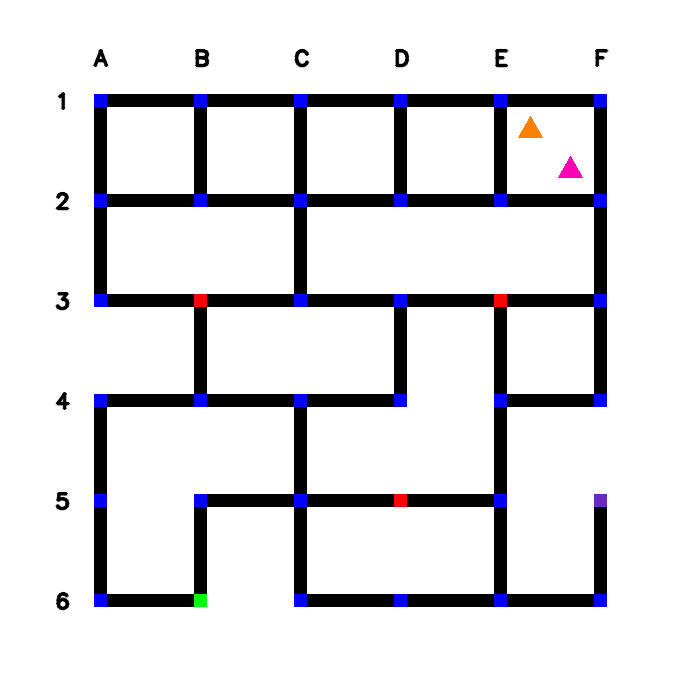
#> input picture Task 4/Task 4B-2/config_image.png, 700 x 700 px, given in place of the camera
$ python alignBot.py
#> lines starting #> are read from the running program, lines starting #| are printed output that depends on the picture; after the words box and inside, x2 and y2 are one past the last pixel; in counts of white or black regions, pixels touching at a corner belong together
import math
import cv2
import numpy as np
import time
import warnings
import RPi.GPIO as GPIO
GPIO.setmode(GPIO.BOARD)
GPIO.setwarnings(False)

warnings.filterwarnings("ignore")

# initializing the pin numbers where motors are connected
L_PWM_PIN1 = 38
L_PWM_PIN2 = 40
R_PWM_PIN2 = 32
R_PWM_PIN1 = 33
L_EN = 31
R_EN = 37
motor_speed = 50
motor_offset = 30
#encoder
enc_l = enc_r = 0
l_enc = 24
r_enc = 26
totalCount = 20
circum = 23 #cm
dia = 23/math.pi
width = 16 #cm
#enc int
def l_int(channel):
    global enc_l
    enc_l += 1

def r_int(channel):
    global enc_r,r
    enc_r += 1

# declare motor pins as output pins
# motors get input from the PWM pins
def motor_pin_setup():
    global L_MOTOR1, L_MOTOR2, R_MOTOR1, R_MOTOR2

    GPIO.setmode(GPIO.BOARD)
    GPIO.setup(R_PWM_PIN1, GPIO.OUT, initial=GPIO.LOW)
    GPIO.setup(R_PWM_PIN2, GPIO.OUT, initial=GPIO.LOW)
    GPIO.setup(L_PWM_PIN1, GPIO.OUT, initial=GPIO.LOW)
    GPIO.setup(L_PWM_PIN2, GPIO.OUT, initial=GPIO.LOW)

    # setting initial PWM frequency for all 4 pins
    L_MOTOR1 = GPIO.PWM(L_PWM_PIN1, 100)
    R_MOTOR1 = GPIO.PWM(R_PWM_PIN1, 100)
    L_MOTOR2 = GPIO.PWM(L_PWM_PIN2, 100)
    R_MOTOR2 = GPIO.PWM(R_PWM_PIN2, 100)
    GPIO.setup(L_EN, GPIO.OUT, initial=GPIO.HIGH)
    GPIO.setup(R_EN, GPIO.OUT, initial=GPIO.HIGH)
    #Encoder setup
    GPIO.setup(l_enc, GPIO.IN, pull_up_down=GPIO.PUD_UP)
    GPIO.setup(r_enc, GPIO.IN, pull_up_down=GPIO.PUD_UP)
    GPIO.add_event_detect(l_enc, GPIO.RISING, callback=l_int)
    GPIO.add_event_detect(r_enc, GPIO.RISING, callback=r_int)

    # setting initial speed (duty cycle) for each pin as 0
    L_MOTOR1.start(0)
    R_MOTOR1.start(0)
    L_MOTOR2.start(0)
    R_MOTOR2.start(0)

def forward(left, right):
    L_MOTOR1.ChangeDutyCycle(left)
    R_MOTOR1.ChangeDutyCycle(right)

# [57 lines left out: functions driveStraight, stop, turnLeft, turnRight, not called in this run]
    # time.sleep(0.05)

def canny(image):
    gray=cv2.cvtColor(image,cv2.COLOR_RGB2GRAY)
    blur=cv2.GaussianBlur(gray,(5,5),0)
    #lower_bound = np.array([0, 0, 0])
    #upper_bound = np.array([0,0,0])
    #imagemask = cv2.inRange(blur, 75, 255)
    ret, imagemask = cv2.threshold(blur, 100, 255, 1) #prev 80
    canny=cv2.Canny(imagemask,50,150)
    return [canny,imagemask]

def make_points(frame, line):
    height, width, _ = frame.shape
    slope, intercept = line
    y1 = height  # bottom of the frame
    y2 = int(y1 * 1 / 2)  # make points from middle of the frame down

    # bound the coordinates within the frame
    x1 = max(-width, min(2 * width, int((y1 - intercept) / slope)))
    x2 = max(-width, min(2 * width, int((y2 - intercept) / slope)))
    return [[x1, y1, x2, y2]]

def average_slope_intercept(frame, line_segments):
    lane_lines = []
    if line_segments is None:
        return lane_lines

    height, width, _ = frame.shape
    left_fit = []
    right_fit = []

    #boundary = 1/3
    #left_region_boundary = width * (1 - boundary)  # left lane line segment should be on left 2/3 of the screen
    #right_region_boundary = width * boundary # right lane line segment should be on left 2/3 of the screen

    for line_segment in line_segments:
        for x1, y1, x2, y2 in line_segment:
            #if x1 == x2:
                #continue
            if(abs(y1 - y2)<50 and abs(x1 - x2)>20):
                continue
            fit = np.polyfit((x1, x2+1), (y1, y2), 1)
            slope = fit[0]
            intercept = fit[1]
            if slope < 0:
                #if x1 < left_region_boundary and x2 < left_region_boundary:
                    left_fit.append((slope, intercept))
            else:
                #if x1 > right_region_boundary and x2 > right_region_boundary:
                    right_fit.append((slope, intercept))

    left_fit_average = np.average(left_fit, axis=0)
    if len(left_fit) > 0:
        lane_lines.append(make_points(frame, left_fit_average))

    right_fit_average = np.average(right_fit, axis=0)
    if len(right_fit) > 0:
        lane_lines.append(make_points(frame, right_fit_average))

    return lane_lines

def display_lines(image,lines):
    line_image=np.zeros_like(image)
    if lines is not None:
         for line in lines:
            for x1, y1, x2, y2 in line:
               cv2.line(line_image,(x1,y1),(x2,y2),(255,0,0),5)
    return line_image


if __name__ == "__main__":
    motor_pin_setup()
    print("Motor Setup Done.")
    cap = cv2.VideoCapture(0)


    while cap.isOpened():

        ret, frame = cap.read()
#> frame is the input picture: shape (700, 700, 3); mean B, G, R 225.9, 223.2, 223.6
        try:
            img=np.copy(frame)
            img=cv2.resize(img,(320,240))
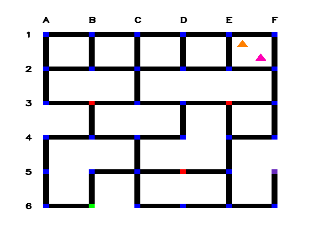
#> img: shape (240, 320, 3); mean B, G, R 225.9, 223.1, 223.5
            cannyimg = canny(img)
#> in canny, `blur=cv2.GaussianBlur(gray,(5,5),0)`:
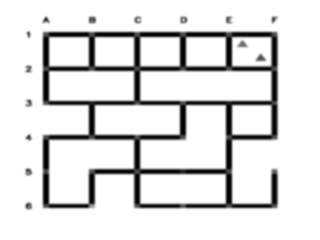
#> blur: shape (240, 320); min 0, max 255, mean 224
#> in canny, `ret, imagemask = cv2.threshold(blur, 100, 255, 1)`:
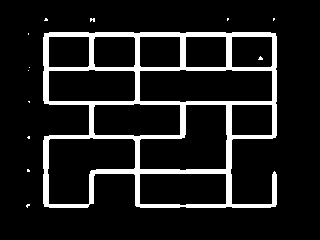
#> imagemask: shape (240, 320); 11.3% white; 13 white regions (12 under 20 px), largest, box (x1, y1, x2, y2) and area: (43, 32, 277, 208) 8597
#> in canny, `canny=cv2.Canny(imagemask,50,150)`:
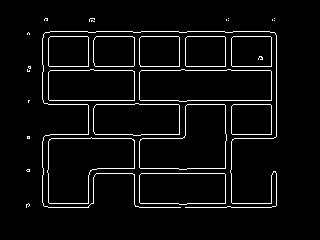
#> canny: shape (240, 320); 4.7% white in thin lines or dots, all inside (x1, y1, x2, y2) = (26, 18, 277, 208)
#> cannyimg = 2 items
            lines=cv2.HoughLinesP(cannyimg[0],2,np.pi/180,30,np.array([]),minLineLength=160,maxLineGap=50)
#> lines = 24 rows, first 6: [48, 104, 276, 104], [28, 100, 276, 100], [28, 66, 276, 66], [28, 203, 276, 203], [43, 36, 276, 36], [27, 70, 276, 70]
            #lines=cv2.HoughLinesP(cannyimg[0],1,np.pi/180,10,np.array([]),minLineLength=70,maxLineGap=4)
            lane_lines=average_slope_intercept(img,lines)
#> the loop in average_slope_intercept, `for line_segment in line_segments:` made 24 passes
#> line_segment on passes 1 to 12: [[48, 104, 276, 104]], [[28, 100, 276, 100]], [[28, 66, 276, 66]], [[28, 203, 276, 203]], [[43, 36, 276, 36]], [[27, 70, 276, 70]], [[50, 31, 269, 31]], [[26, 207, 271, 207]], [[43, 173, 276, 173]], [[27, 138, 273, 138]], [[50, 134, 276, 134]], [[43, 168, 231, 168]]
#> after the loop in average_slope_intercept, `for line_segment in line_segments:`: left_fit = [(-170, 47125), (-172, 23252), (-170, 46272), (-170, 8362), (-164, 7090), (-170, 23832), (-170, 39472), (-170, 38452), (-184, 17314), (-172, 32024), (-174, 15518), (-172, 30992)]; right_fit = []
#> in average_slope_intercept, `left_fit_average = np.average(left_fit, axis=0)`: left_fit_average = [-171.5, 27475.4]
#> in make_points, `slope, intercept = line`: slope = -171.5; intercept = 27475.4
#> in make_points, `x1 = max(-width, min(2 * width, int((y1 - intercept) / slope)))`: x1 = 158
#> in make_points, `x2 = max(-width, min(2 * width, int((y2 - intercept) / slope)))`: x2 = 159
#> in average_slope_intercept, `right_fit_average = np.average(right_fit, axis=0)`: right_fit_average = nan
#> lane_lines = [[[158, 240, 159, 120]]]
            houghlines = display_lines(img,lines)
#> the loop in display_lines, `for line in lines:` made 24 passes
#> after the loop in display_lines, `for line in lines:`:
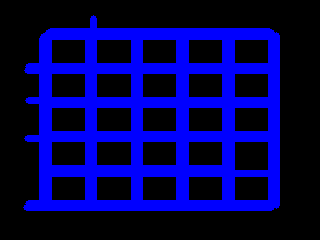
#> line_image: shape (240, 320, 3); mean of channels 0, 1, 2 84, 0, 0; drawn as B, G, R
            avglines = display_lines(img,lane_lines)
#> the loop in display_lines (call 2), `for line in lines:` made 1 pass
#> after the loop in display_lines (call 2), `for line in lines:`:
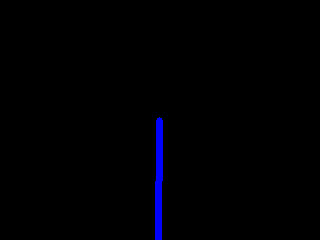
#> line_image: shape (240, 320, 3); mean of channels 0, 1, 2 2.8, 0, 0; drawn as B, G, R
            combo_image=cv2.addWeighted(img,0.8,avglines,1,1)
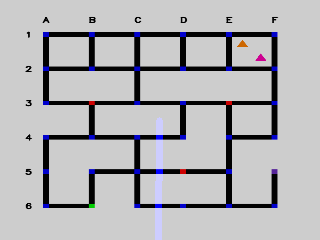
#> combo_image: shape (240, 320, 3); mean B, G, R 182.5, 179.5, 179.8

            height, width, _ = img.shape
#> height = 240; width = 320
            #print(lane_lines)
            if len(lane_lines)==1:
                x1, _, x2, _ = lane_lines[0][0]
#> x1 = 158; x2 = 159
                x_offset = x2 - x1
#> x_offset = 1
            else:
                left_x1, _, left_x2, _ = lane_lines[0][0]
                right_x1, _, right_x2, _ = lane_lines[1][0]
                #mid = int(width / 2)
                mid= int((right_x1+left_x1)/2)
                x_offset = (left_x2 + right_x2) / 2 - mid
            y_offset = int(height / 2)
#> y_offset = 120
            angle_to_mid_radian = math.atan(x_offset / y_offset)  # angle (in radian) to center vertical line
#> angle_to_mid_radian = 0.00833
            angle_to_mid_deg = int(angle_to_mid_radian * 180.0 / math.pi)  # angle (in degrees) to center vertical line
#> angle_to_mid_deg = 0
            steering_angle = angle_to_mid_deg + 90  # this is the steering angle needed by picar front wheel
#> steering_angle = 90
            steering_angle1=180-steering_angle
#> steering_angle1 = 90
            print(steering_angle1)
#| 90
            if 89 <= steering_angle1 <= 91:
                print("Go Straight.")
                break
            elif steering_angle1 <= 88 :
                #print("Turn Right.")
                turnRight(steering_angle1)
            elif steering_angle1 > 91:
                #print("Turn Left.")
                turnLeft(steering_angle1)
            else:
                print("Wait.")
            # [14 lines left out: function display_heading_line, not called in this run]

            if(len(lane_lines)==1):
                heading_image=display_heading_line(combo_image,steering_angle)
            else:
                heading_image=display_heading_line(combo_image,steering_angle,mid)

            #cv2.imshow("imagemask",cannyimg[1])
            cv2.imshow("canny",cannyimg[0])
            #cv2.imshow("houghlines",houghlines)
            #cv2.imshow("avglines",avglines)
            cv2.imshow("headingimg",heading_image)

        except Exception as e:
            print(e)
            pass
        time.sleep(0.2)
        if cv2.waitKey(1) & 0xFF == ord('q'):
            cv2.destroyAllWindows
            break
